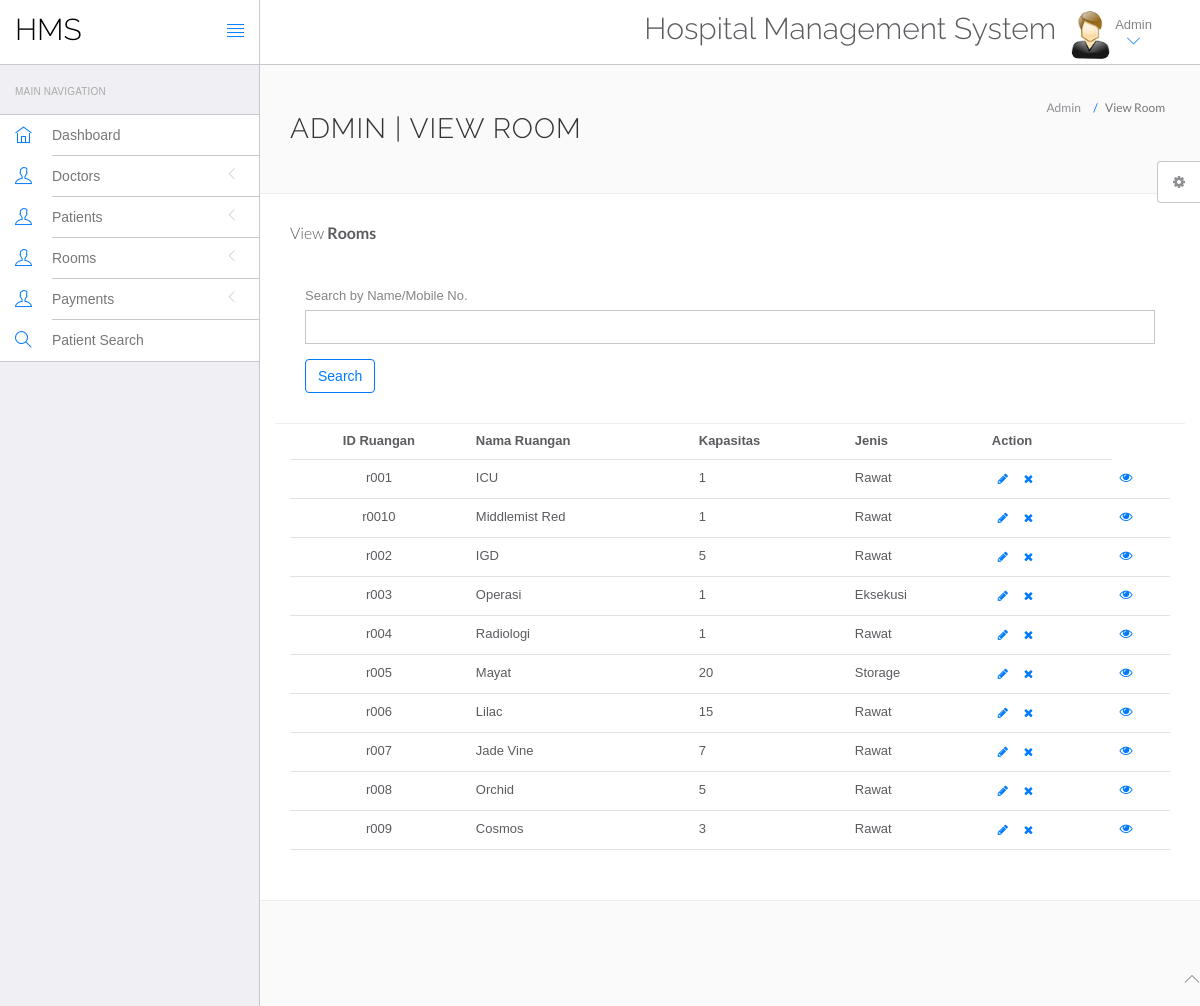
Page /hms/admin/manage-room.php on the committed database.
### tables this page shows
CREATE TABLE `ruangan` (
  `id_ruangan` varchar(8) NOT NULL,
  `nama_ruangan` varchar(30) NOT NULL,
  `kapasitas` int(2) NOT NULL,
  `jenis` varchar(20) NOT NULL
);

### hms/admin/manage-room.php (the view, shortened to what this page needs)
<?php
include('include/config.php');
?>
<!DOCTYPE html>
<html lang="en">
	<head>
		<link rel="stylesheet" href="vendor/bootstrap/css/bootstrap.min.css">
		<link rel="stylesheet" href="vendor/fontawesome/css/font-awesome.min.css">
		<link rel="stylesheet" href="vendor/themify-icons/themify-icons.min.css">
		<link href="vendor/animate.css/animate.min.css" rel="stylesheet" media="screen">
		<link href="vendor/perfect-scrollbar/perfect-scrollbar.min.css" rel="stylesheet" media="screen">
		<link href="vendor/switchery/switchery.min.css" rel="stylesheet" media="screen">
		<link href="vendor/bootstrap-touchspin/jquery.bootstrap-touchspin.min.css" rel="stylesheet" media="screen">
		<link href="vendor/select2/select2.min.css" rel="stylesheet" media="screen">
		<link href="vendor/bootstrap-datepicker/bootstrap-datepicker3.standalone.min.css" rel="stylesheet" media="screen">
		<link href="vendor/bootstrap-timepicker/bootstrap-timepicker.min.css" rel="stylesheet" media="screen">
		<link rel="stylesheet" href="assets/css/styles.css">
		<link rel="stylesheet" href="assets/css/plugins.css">
		<link rel="stylesheet" href="assets/css/themes/theme-1.css" id="skin_color" />
	</head>
	<body>
		<div id="app">
<?php include('include/sidebar.php');?>
<div class="app-content">
<?php include('include/header.php');?>
<div class="main-content" >
<div class="wrap-content container" id="container">
<section id="page-title">
<div class="row">
<div class="col-sm-8">
<h1 class="mainTitle">Admin | View Room</h1>
</div>
<ol class="breadcrumb">
<li>
<span>Admin</span>
</li>
<li class="active">
<span>View Room</span>
</li>
</ol>
</div>
</section>
<div class="container-fluid container-fullw bg-white">
<div class="row">
<div class="col-md-12">
<h5 class="over-title margin-bottom-15">View <span class="text-bold">Rooms</span></h5>
<div class="container-fluid container-fullw bg-white">
<div class="row">
<div class="col-md-12">
	<form role="form" method="post" name="search">
<div class="form-group">
<label for="doctorname">
Search by Name/Mobile No.
</label>
<input type="text" name="searchdata" id="searchdata" class="form-control" value="" required='true'>
</div>
<button type="submit" name="search" id="submit" class="btn btn-o btn-primary">
Search
</button>
</form>
</div>
</div>
</div>
<table class="table table-hover" id="sample-table-1">
<thead>
<tr>
<th class="center">ID Ruangan</th>
<th>Nama Ruangan</th>
<th>Kapasitas</th>
<th>Jenis </th>
<th>Action</th>
</tr>
</thead>
<tbody>
<?php
$sql=mysqli_query($con,"select * from ruangan");
while($row=mysqli_fetch_array($sql))
{
?>
<tr>
<td class="center"><?php echo $row['id_ruangan'];?></td>
<td><?php echo $row['nama_ruangan'];?></td>
<td><?php echo $row['kapasitas'];?></td>
<td><?php echo $row['jenis'];?></td>
<td><div class="visible-md visible-lg hidden-sm hidden-xs">
							<a href="edit-doctor.php?id=<?php echo $row['id'];?>" class="btn btn-transparent btn-xs" tooltip-placement="top" tooltip="Edit"><i class="fa fa-pencil"></i></a>
	<a href="manage-room.php?id=<?php echo $row['id_ruangan']?>&del=delete" onClick="return confirm('Are you sure you want to delete?')"class="btn btn-transparent btn-xs tooltips" tooltip-placement="top" tooltip="Remove"><i class="fa fa-times fa fa-white"></i></a>
												</div>
												</td>
<td>
<a href="view-patient.php?viewid=<?php echo $row['ID'];?>"><i class="fa fa-eye"></i></a>
</td>
</tr>
<?php
 }?></tbody>
</table>
</div>
</div>
</div>
</div>
</div>
</div>
</div>
	<?php include('include/footer.php');?>
	<?php include('include/setting.php');?>
	</body>
</html>

### hms/admin/assets/css/themes/theme-1.css (style rules this page uses)
body { background: #FAFAFA; }

### rows in the picture
ruangan: id_ruangan "r001", nama_ruangan "ICU", kapasitas "1", jenis "Rawat"
ruangan: id_ruangan "r0010", nama_ruangan "Middlemist Red", kapasitas "1", jenis "Rawat"
ruangan: id_ruangan "r002", nama_ruangan "IGD", kapasitas "5", jenis "Rawat"
ruangan: id_ruangan "r003", nama_ruangan "Operasi", kapasitas "1", jenis "Eksekusi"
ruangan: id_ruangan "r004", nama_ruangan "Radiologi", kapasitas "1", jenis "Rawat"
ruangan: id_ruangan "r005", nama_ruangan "Mayat", kapasitas "20", jenis "Storage"
ruangan: id_ruangan "r006", nama_ruangan "Lilac", kapasitas "15", jenis "Rawat"
ruangan: id_ruangan "r007", nama_ruangan "Jade Vine", kapasitas "7", jenis "Rawat"
ruangan: id_ruangan "r008", nama_ruangan "Orchid", kapasitas "5", jenis "Rawat"
ruangan: id_ruangan "r009", nama_ruangan "Cosmos", kapasitas "3", jenis "Rawat"
